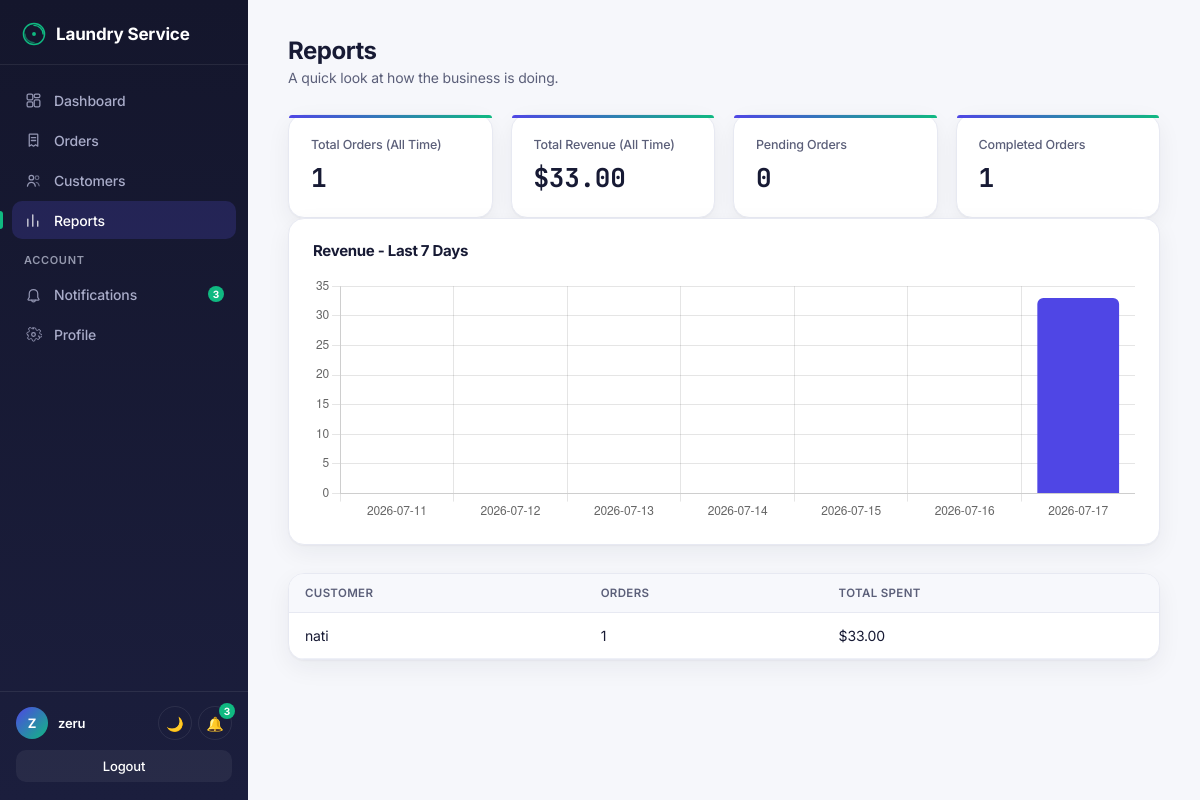
The app's page /reports (signed in) with its own data.
### tables this page shows
CREATE TABLE orders (
                id INTEGER PRIMARY KEY AUTOINCREMENT,
                customer_name TEXT NOT NULL,
                item_description TEXT NOT NULL,
                price REAL NOT NULL,
                status TEXT NOT NULL DEFAULT 'Pending',
                service_type TEXT DEFAULT 'Wash & Fold',
                payment_method TEXT DEFAULT 'Cash',
                pickup_address TEXT,
                delivery_address TEXT,
                weight REAL DEFAULT 0,
                created_at TEXT DEFAULT CURRENT_TIMESTAMP
            );

### app.py (the view)
@app.route("/reports")
@login_required
def reports():
    with get_db() as conn:
        total_orders = conn.execute("SELECT COUNT(*) FROM orders").fetchone()[0]
        total_revenue = conn.execute("SELECT COALESCE(SUM(price), 0) FROM orders").fetchone()[0]
        pending_count = conn.execute("SELECT COUNT(*) FROM orders WHERE status = 'Pending'").fetchone()[0]
        completed_count = conn.execute("SELECT COUNT(*) FROM orders WHERE status = 'Completed'").fetchone()[0]
        daily_rows = conn.execute("""
            SELECT DATE(created_at) AS day, COALESCE(SUM(price), 0) AS revenue
            FROM orders
            WHERE DATE(created_at) >= DATE('now', '-6 days')
            GROUP BY DATE(created_at)
        """).fetchall()
        revenue_by_day = {row["day"]: row["revenue"] for row in daily_rows}
        import datetime
        chart_labels = []
        chart_values = []
        for i in range(6, -1, -1):
            day = (datetime.date.today() - datetime.timedelta(days=i)).isoformat()
            chart_labels.append(day)
            chart_values.append(revenue_by_day.get(day, 0))
        top_customers = conn.execute("""
            SELECT customer_name, COUNT(*) AS order_count, SUM(price) AS total_spent
            FROM orders
            GROUP BY customer_name
            ORDER BY total_spent DESC
            LIMIT 5
        """).fetchall()
    return render_template(
        "reports.html",
        username=session["username"],
        total_orders=total_orders,
        total_revenue=total_revenue,
        pending_count=pending_count,
        completed_count=completed_count,
        chart_labels=chart_labels,
        chart_values=chart_values,
        top_customers=top_customers,
    )

### app.py (called while the page is built)
@app.context_processor
def inject_csrf():
    if "csrf_token" not in session:
        session["csrf_token"] = secrets.token_hex(16)
    return {"csrf_token": session.get("csrf_token")}

def login_required(f):
    @wraps(f)
    def decorated_function(*args, **kwargs):
        if "username" not in session:
            flash("Please log in first.")
            return redirect(url_for("login"))
        return f(*args, **kwargs)
    return decorated_function

@app.context_processor
def inject_notifications():
    if "username" not in session:
        return {}
    with get_db() as conn:
        unread_count = conn.execute("SELECT COUNT(*) FROM notifications WHERE is_read = 0").fetchone()[0]
        recent_notifications = conn.execute("SELECT * FROM notifications ORDER BY id DESC LIMIT 5").fetchall()
    return {
        "unread_count": unread_count,
        "recent_notifications": recent_notifications,
    }

### database.py (called while the page is built)
def get_connection():
    conn = sqlite3.connect(DB_NAME)
    conn.row_factory = sqlite3.Row
    return conn

def get_db():
    from contextlib import contextmanager
    @contextmanager
    def db_connection():
        conn = get_connection()
        try:
            yield conn
            conn.commit()
        except Exception:
            conn.rollback()
            raise
        finally:
            conn.close()
    return db_connection()

### templates/reports.html (shortened to what this page needs)
{% extends "base.html" %}
{% block extra_styles %}
<link rel="stylesheet" href="{{ url_for('static', filename='dashboard.css') }}">
{% endblock %}
{% block extra_scripts %}
<script>
    // Data passed in from Flask
    const chartLabels = {{ chart_labels | tojson }};
    const chartValues = {{ chart_values | tojson }};
    document.addEventListener('DOMContentLoaded', function() {
        const ctx = document.getElementById('revenueChart').getContext('2d');
        new Chart(ctx, {
            type: 'bar',
            data: {
                labels: chartLabels,
                datasets: [{
                    label: 'Revenue ($)',
                    data: chartValues,
                    backgroundColor: '#4F46E5',
                    borderRadius: 6
                }]
            },
            options: {
                responsive: true,
                plugins: {
                    legend: { display: false }
                },
                scales: {
                    y: { beginAtZero: true }
                }
            }
        });
    });
</script>
{% endblock %}
{% block content %}
{% include "_navbar.html" %}
<div class="dashboard-content">
    <h1>Reports</h1>
    <p class="subtitle">A quick look at how the business is doing.</p>
    <div class="stats-grid">
        <div class="stat-card">
            <span class="stat-label">Total Orders (All Time)</span>
            <span class="stat-value">{{ total_orders }}</span>
        </div>
        <div class="stat-card">
            <span class="stat-label">Total Revenue (All Time)</span>
            <span class="stat-value">${{ "%.2f"|format(total_revenue) }}</span>
        </div>
        <div class="stat-card">
            <span class="stat-label">Pending Orders</span>
            <span class="stat-value">{{ pending_count }}</span>
        </div>
        <div class="stat-card">
            <span class="stat-label">Completed Orders</span>
            <span class="stat-value">{{ completed_count }}</span>
        </div>
    </div>
    <div class="order-form-card">
        <h2>Revenue - Last 7 Days</h2>
        <canvas id="revenueChart" height="90"></canvas>
    </div>
    <div class="table-card">
        <table class="orders-table">
            <thead>
                <tr>
                    <th>Customer</th>
                    <th>Orders</th>
                    <th>Total Spent</th>
                </tr>
            </thead>
            <tbody>
                {% for customer in top_customers %}
                <tr>
                    <td>{{ customer["customer_name"] }}</td>
                    <td>{{ customer["order_count"] }}</td>
                    <td>${{ "%.2f"|format(customer["total_spent"]) }}</td>
                </tr>
                {% else %}
                <tr>
                    <td colspan="3" class="empty-row">No orders yet.</td>
                </tr>
                {% endfor %}
            </tbody>
        </table>
    </div>
</div>
{% endblock %}

### static/theme.css (style rules this page uses)
:root { --bg: #F6F7FB; --card-bg: #FFFFFF; --border-color: #E7E9F2; --input-bg: #FFFFFF; --input-border: #DBDEEA; --table-header-bg: #F7F8FC; --table-row-border: #EEF0F7; --text-primary: #171A34; --text-secondary: #5B5F79; --text-tertiary: #9498AD; --label-color: #3B3F5C; --left-panel-text: #C9CCEE; --primary: #4F46E5; --primary-dark: #4338CA; --primary-darker: #312E81; --primary-tint: #EEEDFC; --accent: #10B981; --accent-dark: #059669; --sidebar-bg: #14162C; --sidebar-bg-end: #1B1E3D; --sidebar-text: #A9ACC9; --sidebar-text-active: #FFFFFF; --sidebar-border: rgba(255, 255, 255, 0.08); --sidebar-active-bg: rgba(99, 91, 255, 0.18); --sidebar-hover-bg: rgba(255, 255, 255, 0.05); --status-pending-bg: #FEF3C7; --status-pending-text: #92400E; --status-completed-bg: #D1FAE5; --status-completed-text: #065F46; --error-bg: #FDECEC; --error-text: #C0392B; --flash-bg: #EEF0FE; --flash-text: #4338CA; --dark-btn-bg: #3B3F5C; --dark-btn-hover: #4B4F73; --shadow-card: 0 1px 2px rgba(23, 26, 52, 0.04), 0 8px 24px rgba(23, 26, 52, 0.06); --shadow-card-hover: 0 4px 8px rgba(23, 26, 52, 0.06), 0 16px 32px rgba(23, 26, 52, 0.10); --shadow-button: 0 4px 12px rgba(79, 70, 229, 0.28); --radius-pill: 999px; --radius-card: 16px; --radius-input: 10px; --radius-button: 10px; --font-display: 'Inter', -apple-system, BlinkMacSystemFont, sans-serif; --font-body: 'Inter', -apple-system, BlinkMacSystemFont, sans-serif; --font-mono: 'JetBrains Mono', 'Courier New', monospace; }
body { font-family: var(--font-body); background-color: var(--bg); color: var(--text-primary); transition: background-color 0.3s ease, color 0.3s ease; -webkit-font-smoothing: antialiased; letter-spacing: -0.01em; }
h1, h2, .left-panel h1, .nav-brand, .card h2, .order-form-card h2 { font-family: var(--font-display); font-weight: 700; letter-spacing: -0.02em; }
.stat-value { font-family: var(--font-mono); letter-spacing: -0.01em; }
body, .card, .stat-card, .order-form-card, .table-card, .order-card, .customer-card, input, select, textarea, .navbar, .sidebar, .left-panel, .right-panel, .flash-box, .error-message, .dashboard-content { transition: background-color 0.3s ease, color 0.3s ease, border-color 0.3s ease, box-shadow 0.3s ease; }
.stat-card, .order-form-card, .table-card, .order-card, .customer-card { position: relative; background-color: var(--card-bg); border: 1px solid var(--border-color); border-radius: var(--radius-card); box-shadow: var(--shadow-card); transition: all 0.2s ease; }
.stat-card::before { content: ""; position: absolute; top: 0; left: 0; right: 0; height: 3px; background: linear-gradient(90deg, var(--primary), var(--accent)); border-radius: var(--radius-card) var(--radius-card) 0 0; }
body { animation: page-fade-in 0.35s ease both; }
.sidebar ~ .dashboard-content { margin-left: 248px; }
.stat-card { animation: card-fade-up 0.4s ease both; }
.stat-card:nth-child(1) { animation-delay: 0.03s; }
.stat-card:nth-child(2) { animation-delay: 0.08s; }
.stat-card:nth-child(3) { animation-delay: 0.13s; }
.stat-card:nth-child(4) { animation-delay: 0.18s; }
.order-form-card, .table-card, .order-card, .customer-card { animation: card-fade-up 0.4s ease 0.06s both; }

### records on screen
orders: customer_name "nati", order_count "1", total_spent "33.00"

### other values on screen
{{ unread_count }} "3"
{{ session.get('username', 'U')[0]|upper }} "Z"
{{ session.get('username', '') }} "zeru"
{{ total_orders }} "1"
{{ "%.2f"|format(total_revenue) }} "33.00"
{{ pending_count }} "0"
{{ completed_count }} "1"
chart data {{ chart_labels | tojson }} ["2026-07-11", "2026-07-12", "2026-07-13", "2026-07-14", "2026-07-15", "2026-07-16", "2026-07-17"]
chart data {{ chart_values | tojson }} [0, 0, 0, 0, 0, 0, 33.0]
